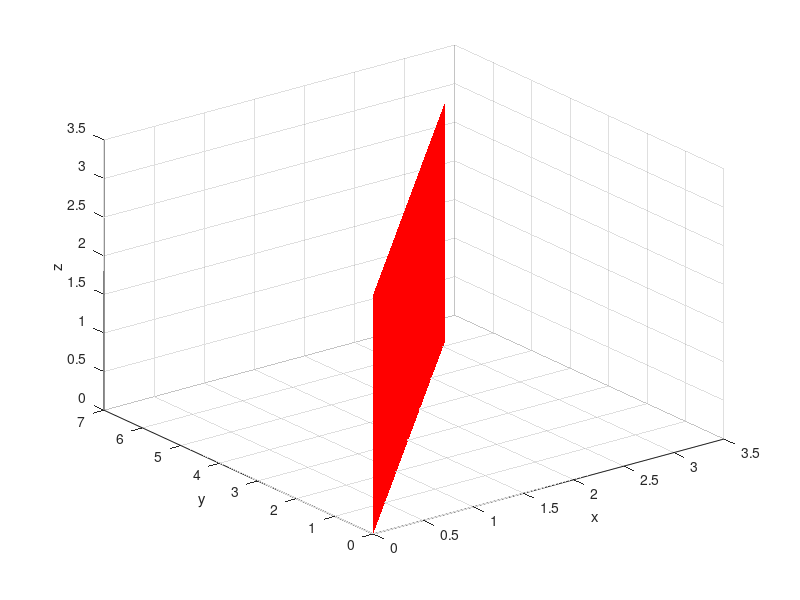

The MATLAB source for this figure: (Note: this script raises an error after producing the figure.)
[x z] = meshgrid([0:0.1:pi]);
y = 2*x;
mesh(x,y,z,'FaceColor','r','EdgeColor','none'); % 绘制曲面 y=2*x
xlabel('x');ylabel('y');zlabel('z');alpha(0.5);
x = 2*y - z+1;
hold on;
mesh(x,y,z,'FaceColor','g','EdgeColor','none'); % 绘制曲面 x = 2*y - z+1
xlabel('x');ylabel('y');zlabel('z');alpha(0.5);
z = (3*y+4)/4;
mesh(x,y,z,'FaceColor','b','EdgeColor','none'); % 绘制曲面 z=0
%alpha(0.5);
